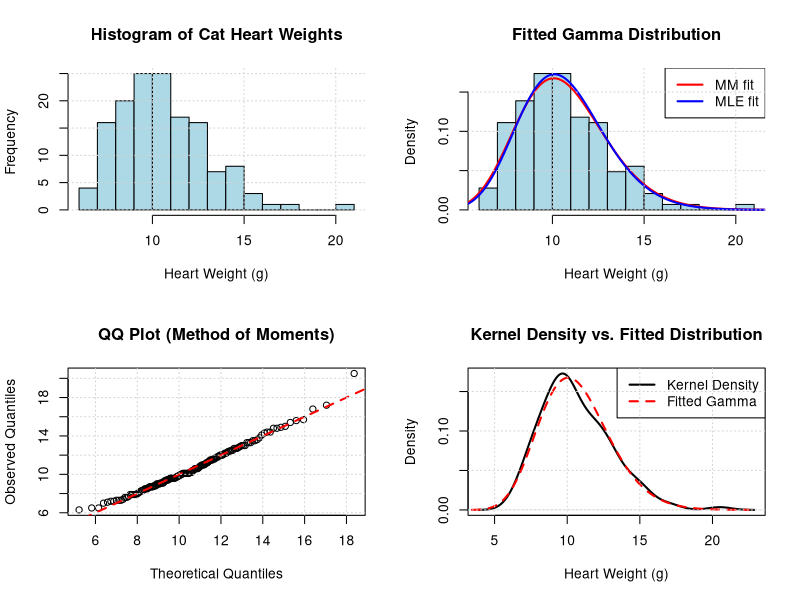

Write the R code that produced this figure.
# Cat Heart Weight Analysis
# Practical example: Fitting gamma distribution to cat heart weight data
# Uses method of moments and maximum likelihood estimation

library(MASS)

# Load cat data from MASS package
data("cats", package="MASS")

cat("=== Cat Heart Weight Analysis ===\n\n")
cat(sprintf("Sample size: %d\n", nrow(cats)))
cat(sprintf("Mean heart weight: %.4f g\n", mean(cats$Hwt)))
cat(sprintf("SD heart weight: %.4f g\n", sd(cats$Hwt)))
cat(sprintf("Min: %.4f g, Max: %.4f g\n", min(cats$Hwt), max(cats$Hwt)))

# Create visualization
png('/home/titan/pdfs/notes/statisticalComputingAndReporting/groupWork/answers/7.Distributions/cat_heart_analysis_r.png',
    width=1200, height=1000, res=150)
par(mfrow=c(2,2))

# Histogram
hist(cats$Hwt, breaks=15, xlab="Heart Weight (g)", main="Histogram of Cat Heart Weights",
     col="lightblue", border="black")
grid()

# Method of Moments estimation
cat("\n--- Method of Moments Estimation ---\n")
gamma.est_MM <- function(x) {
  m <- mean(x)
  v <- var(x)
  return(c(shape=m^2/v, scale=v/m))
}

mm.estimates <- gamma.est_MM(cats$Hwt)
cat(sprintf("Shape: %.4f\n", mm.estimates["shape"]))
cat(sprintf("Scale: %.4f\n", mm.estimates["scale"]))
cat(sprintf("Rate: %.4f\n", 1/mm.estimates["scale"]))

# Maximum Likelihood Estimation
cat("\n--- Maximum Likelihood Estimation ---\n")
mle.fit <- fitdistr(cats$Hwt, densfun="gamma")
cat(sprintf("Shape: %.4f\n", mle.fit$estimate["shape"]))
cat(sprintf("Rate: %.4f\n", mle.fit$estimate["rate"]))
cat(sprintf("Scale: %.4f\n", 1/mle.fit$estimate["rate"]))

# Compare with the lesson's result
cat("\n--- Lesson Results ---\n")
cat("Shape = 20.2998092, Rate = 1.9095724\n")

# Overlay fitted density on histogram
x.range <- seq(0, max(cats$Hwt)+2, 0.1)
hist(cats$Hwt, breaks=15, probability=TRUE, xlab="Heart Weight (g)",
     main="Fitted Gamma Distribution", col="lightblue", border="black")
lines(x.range, dgamma(x.range, shape=mm.estimates["shape"], scale=mm.estimates["scale"]),
      col="red", lwd=2)
lines(x.range, dgamma(x.range, shape=mle.fit$estimate["shape"], rate=mle.fit$estimate["rate"]),
      col="blue", lwd=2)
legend("topright", legend=c("MM fit", "MLE fit"), col=c("red", "blue"), lwd=2)
grid()

# QQ plot
qqplot(qgamma(ppoints(length(cats$Hwt)),
              shape=mm.estimates["shape"],
              scale=mm.estimates["scale"]),
       cats$Hwt,
       xlab="Theoretical Quantiles", ylab="Observed Quantiles",
       main="QQ Plot (Method of Moments)")
abline(0, 1, col="red", lwd=2, lty=2)
grid()

# Kernel density estimation
plot(density(cats$Hwt), lwd=2, main="Kernel Density vs. Fitted Distribution",
     xlab="Heart Weight (g)", ylab="Density")
lines(x.range, dgamma(x.range, shape=mm.estimates["shape"], scale=mm.estimates["scale"]),
      col="red", lwd=2, lty=2)
legend("topright", legend=c("Kernel Density", "Fitted Gamma"),
       col=c("black", "red"), lwd=2, lty=c(1, 2))
grid()

dev.off()
cat("\nVisualization saved as cat_heart_analysis_r.png\n")

# Goodness of fit test (Kolmogorov-Smirnov)
cat("\n--- Kolmogorov-Smirnov Test ---\n")
ks.result <- ks.test(cats$Hwt, "pgamma",
                     shape=mm.estimates["shape"],
                     scale=mm.estimates["scale"])
cat(sprintf("KS statistic: %.6f\n", ks.result$statistic))
cat(sprintf("p-value: %.4f\n", ks.result$p.value))
if(ks.result$p.value > 0.05) {
  cat("Conclusion: Cannot reject H0. Data is consistent with Gamma distribution.\n")
} else {
  cat("Conclusion: Reject H0. Data may not follow Gamma distribution.\n")
}
